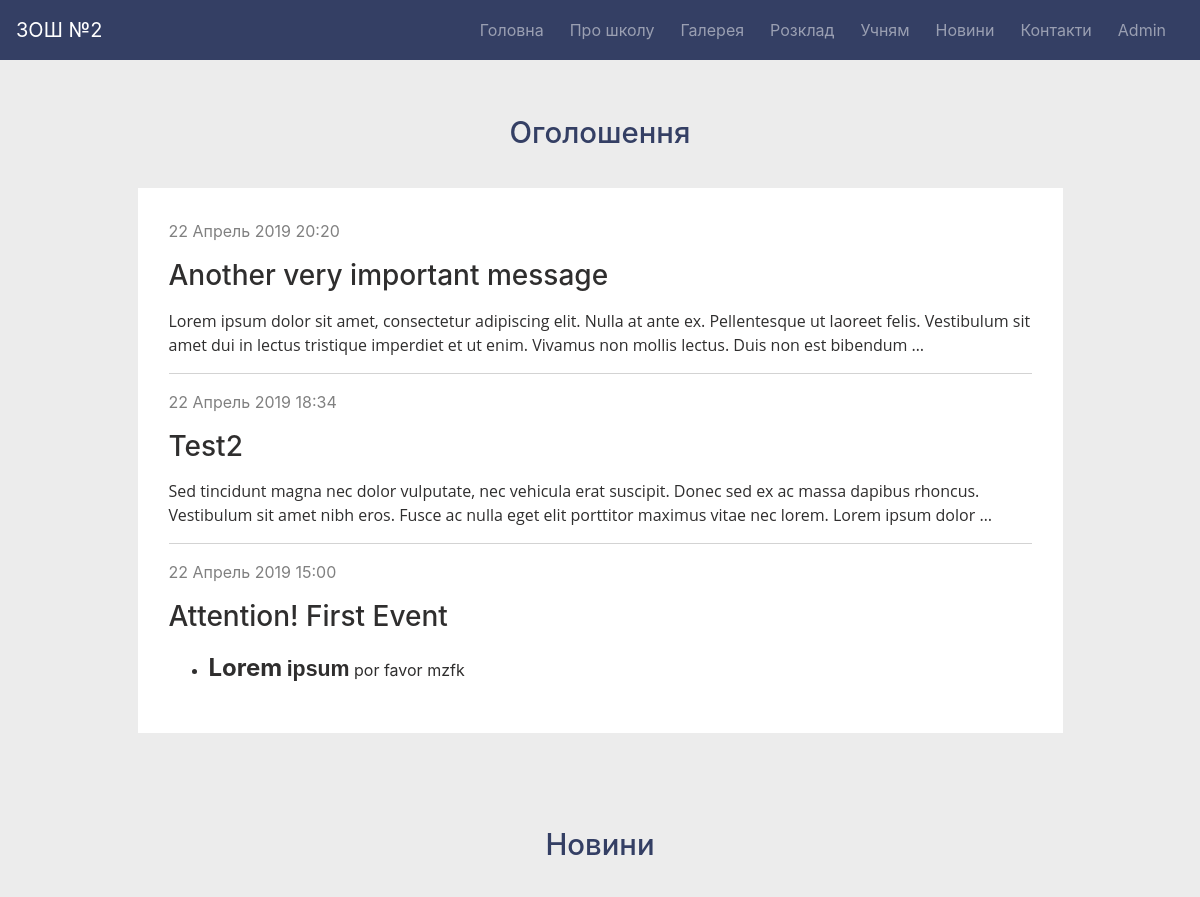
The page /news/ (upper part) on the database as committed earlier.
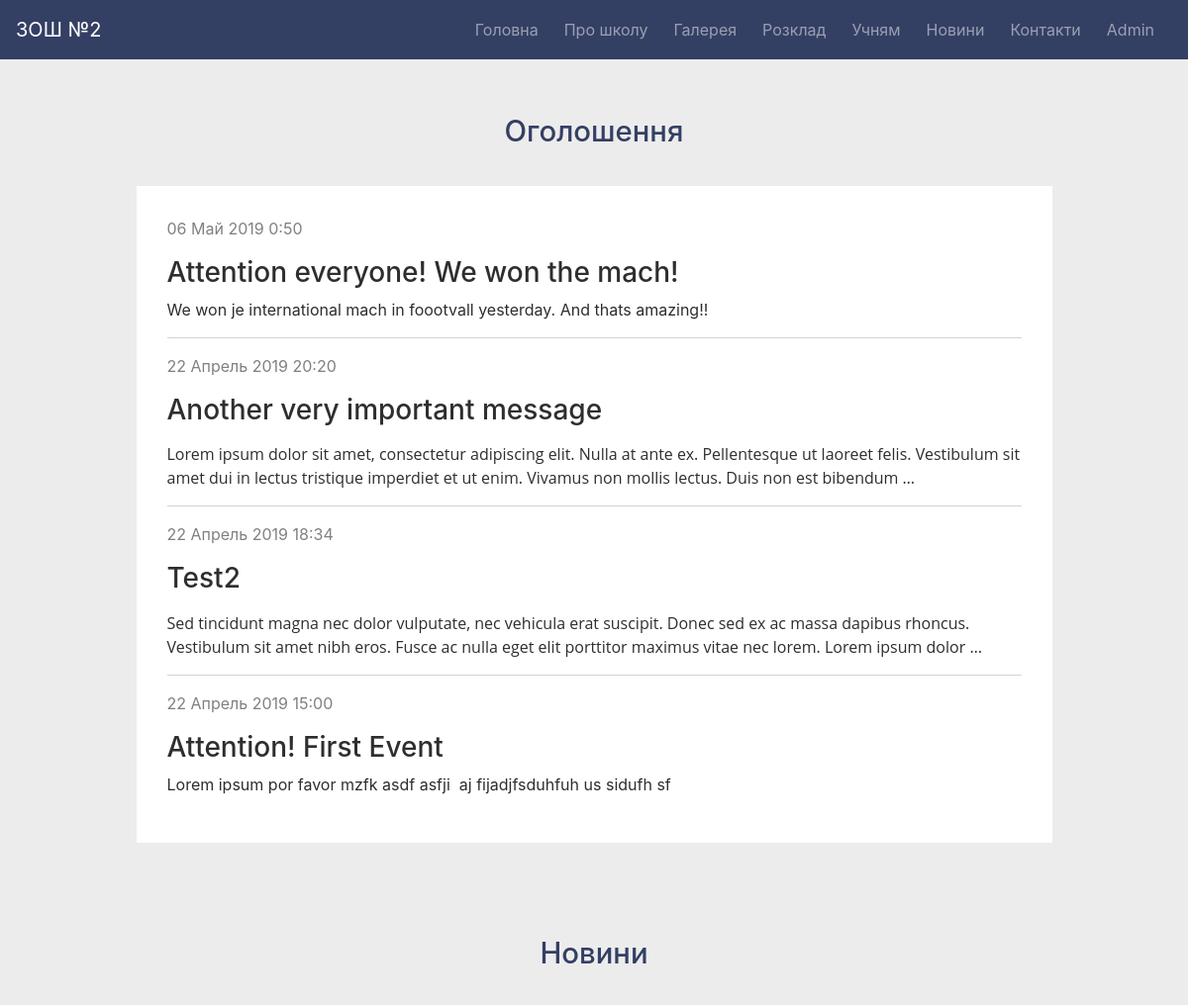
The same page on the database as committed later.
### core/models.py (models this page shows, shortened)
class Event(models.Model):
	title = models.CharField(max_length=150)
	image = models.ImageField(default='event_pics/default.png', upload_to='event_pics')
	content = models.TextField()
	date_posted = models.DateTimeField(default=timezone.now)

### core/views.py (the view)
# urls.py: path('news/', views.news, name='core-news'),
def news(request):
	news_list = News.objects.all().order_by('-date_posted')
	paginator = Paginator(news_list, 4)
	page = request.GET.get('page')
	pNews = paginator.get_page(page)
	context = {
		'title': 'News',
		'events': Event.objects.all().order_by('-date_posted'),
		'news': pNews,
	}
	return render(request, 'core/news.html', context)

### core/templates/core/news.html (shortened to what this page needs)
{% extends 'core/base.html' %}
{% block content %}
	{% if not news.has_previous %}
		<div class="container-fluid ">
		<div class="row  justify-content-center">
			<div class="col-md-12">
				<h2 align="center" class="section-title">Оголошення</h2><br>
			</div>
			<div class="col-md-10 event-all">
				<div class="row  p-3">
				{% for post in events %}
				<a href="{% url 'event-detail' post.id %}">
					<div class="col-md-12">
							<p class="event-all-date">{{ post.date_posted|date:"d F Y  G:i" }}</p>
							<h3>{{ post.title }}</h3>
							<p>{{ post.content|safe|truncatewords_html:"35" }}</p>
						{% if not post == events.last %}
							<hr class="light">
						{% endif %}
					</div>
				</a>
				{% endfor %}
				</div>
			</div>
			</div>
		</div>
		<br>
	{% endif %}
	<div class="container-fluid ">
	<div class="row  justify-content-center">
		{% if not news.has_previous %}
			<div class="col-md-12">
				<h2 align="center" class="section-title">Новини</h2><br>
			</div>
		{% else %}
			<div class="col-md-12">
				<br>
			</div>
		{% endif %}
	</div>
	</div>
	<br>
	<br>
{% endblock content %}

Rows that differ between the two databases and show on the page:
added Event: date_posted "06 Май 2019 0:50", title "Attention everyone! We won the mach!", content "We won je international mach in foootvall yesterday. And thats amazing!!"
changed Event "Attention! First Event": content "Lorem ipsum por favor mzfk" → "Lorem ipsum por favor mzfk asdf asfji aj fijadjfsduhfuh us sidufh sf"
